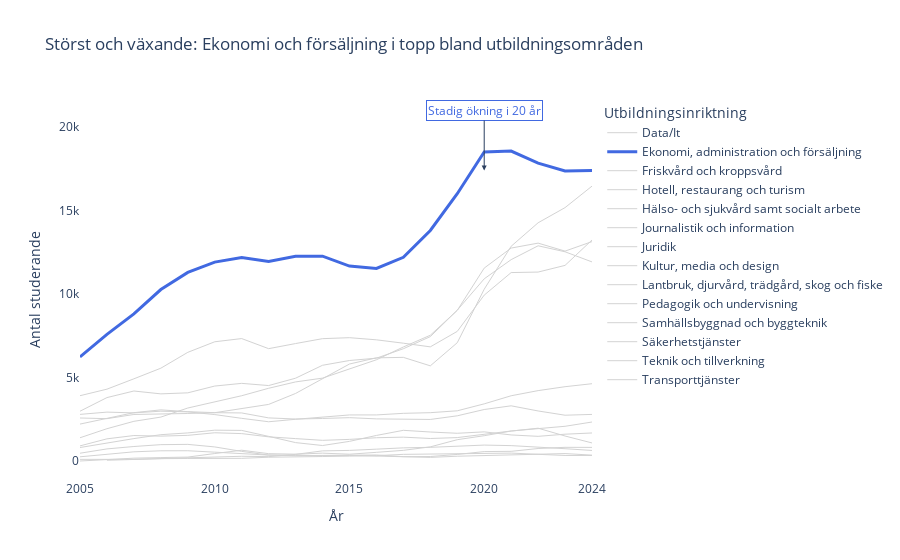

Notebook code cell kept with this figure:
### Code cell
fig = create_highlighted_line_chart(df_long)
fig.show()
